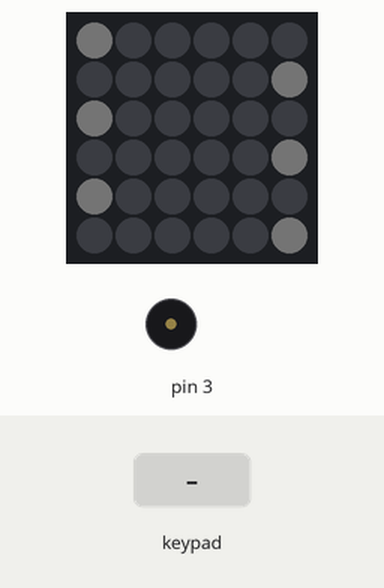
Simulated run of this sketch. Board: Arduino Uno, built with avr-gcc and run on an emulated ATmega328P. On the bench: 6×6 RGB LED matrix (first LED top left, wired row by row), buzzer (waves = sounding). Inputs (shaded band) come from the test bench. Dim RGB values are drawn brighter than linear.

Above: at 0.1 s.
1.3 s: keypad keys 1 3 9 7 D pressed 0.4 s apart
At 3.95 s:
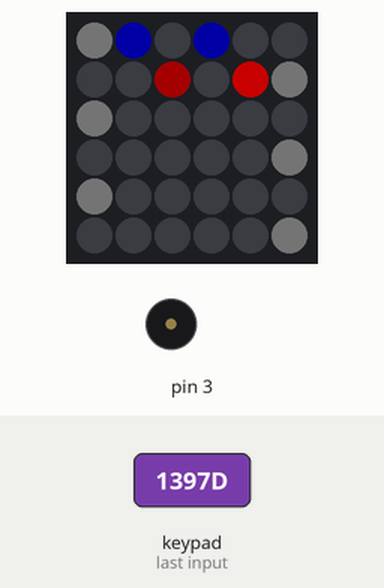
4.8 s: key 'I' pressed
At 5.4 s:
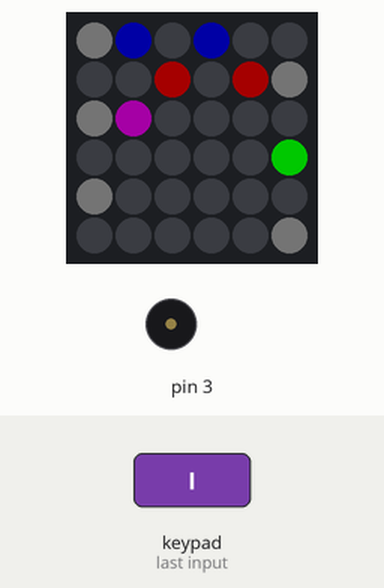
7.2 s: key 'J' pressed
At 7.35 s:
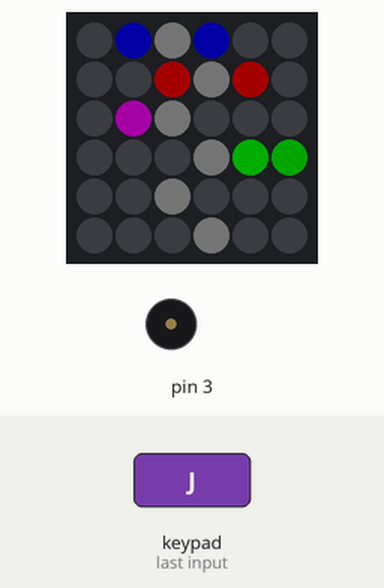
10.2 s: keypad keys 1 3 9 7 A pressed 0.4 s apart
At 11.26 s:
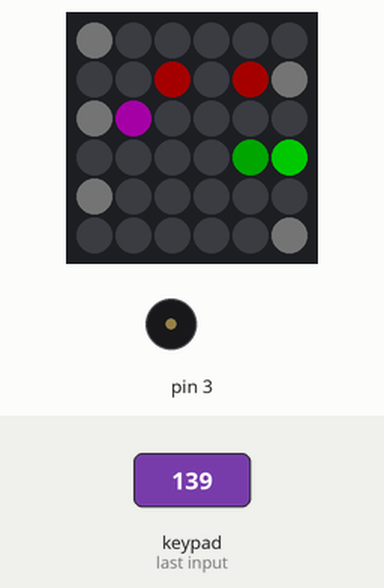
13.7 s: key 'D' pressed
At 13.96 s:
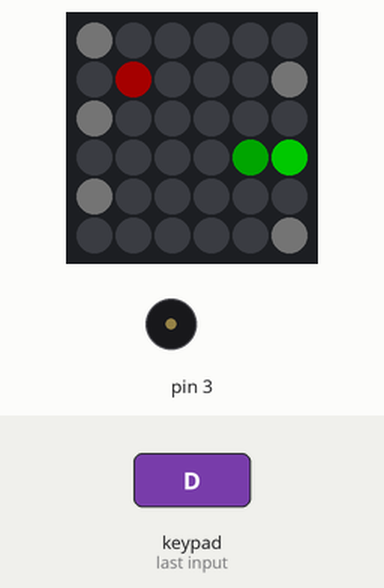
15.9 s: keypad keys 1 2 3 4 A pressed 0.4 s apart
At 16.38 s:
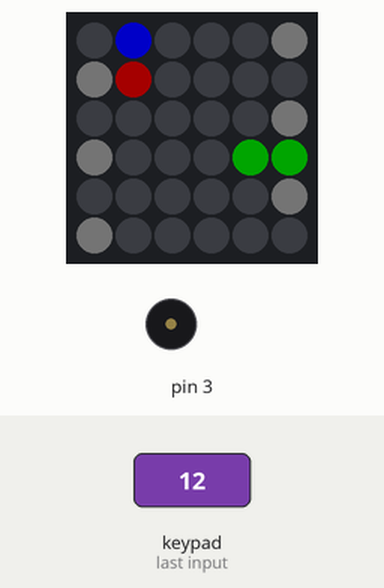
Timing chart, 0 to 20.4 s (numbered marks = the images above; inputs shaded):
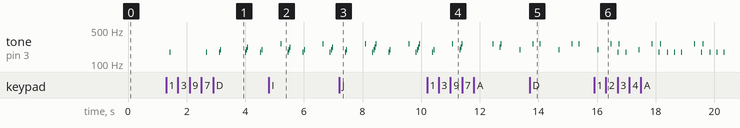

Measured:
- after the input at 1.3 s, tone on pin 3: plays 175 Hz for 0.03 s, 175 Hz for 0.03 s, 175 Hz for 0.03 s, 196 Hz for 0.03 s, 175 Hz for 0.03 s, 196 Hz for 0.03 s … (9 notes in this stretch), starting after 0.12 s; the LEDs: first change after 0.16 s (image 1 shows a later state)
- after the input at 4.8 s, the LEDs: first differ from a run without the input after 0.20 s (image 2 shows a later state)
- after the input at 13.7 s, the LEDs: change after 0.15 s (image 5)
- after the input at 15.9 s, the LEDs: first change after 0.16 s (image 6 shows a later state)

The sketch:

Magnetic_ToneMatrix.ino
```cpp
#define FASTLED_INTERRUPT_RETRY_COUNT 0
#include <FastLED.h>
#include <Keypad.h>
#include "pitches.h"  //https://www.arduino.cc/en/Tutorial/toneMelody

#define DATA_PIN    13
#define LED_TYPE    WS2811
#define COLOR_ORDER GRB
#define NUM_LEDS    36
CRGB leds[NUM_LEDS];
byte BOARD_LEDS[] = {0, 1, 2, 3, 4, 5, 11, 10, 9, 8, 7, 6, 12, 13, 14, 15, 16, 17,
		23, 22, 21, 20, 19, 18, 24, 25, 26, 27, 28, 29, 35, 34, 33, 32, 31, 30};
#define BRIGHTNESS	100

const byte ROWS = 6; //six rows
const byte COLS = 6; //six columns

//define the symbols on the buttons of the keypads
char keys[ROWS][COLS] = {
		{'0','1','2','3','4','5'},
		{'6','7','8','9','A','B'},
		{'C','D','E','F','G','H'},
		{'I','J','K','L','M','N'},
		{'O','P','Q','R','S','T'},
		{'U','V','W','X','Y','Z'},
};

byte rowPins[ROWS] = {A0, A1, 2, 4, 5, 6}; //connect to the row pinouts of the keypad
byte colPins[COLS] = {7, 8, 9, 10, 11, 12}; //connect to the column pinouts of the keypad
Keypad kpd = Keypad( makeKeymap(keys), rowPins, colPins, ROWS, COLS );
//the column that is verified for notes to be played
byte LED_column_index = 0;
//list of colors for notes ie  F3 will be blue, G3 will be red etc
CRGB LED_color[] = {CRGB::Blue, CRGB::Red, CRGB::Magenta, CRGB::Green, CRGB::Aqua, CRGB::Yellow};
//notes defined in pitches.h
int pentatonic_scale[] = {NOTE_F3, NOTE_G3, NOTE_A3, NOTE_C4, NOTE_D4, NOTE_F4}; // F Major
//int pentatonic_scale[] = {NOTE_C3, NOTE_D3, NOTE_E3, NOTE_G3, NOTE_A3, NOTE_C4}; // C Major
//list of saved notes
int LED_sound_list[36] = {0};

void setup() {
	Serial.begin(9600);
	// tell FastLED about the LED strip configuration
	FastLED.addLeds<LED_TYPE,DATA_PIN,COLOR_ORDER>(leds, NUM_LEDS).setCorrection(TypicalLEDStrip);
	// set master brightness control
	FastLED.setBrightness(BRIGHTNESS);
	fill_solid( leds, NUM_LEDS, CRGB(0,0,0)); // black all at start
}

void loop() {
	// Fills kpd.key[ ] array with up-to 10 active keys.
	// Returns true if there are ANY active keys.
	if (kpd.getKeys())
	{
		for (int i=0; i<LIST_MAX; i++)   // Scan the whole key list.
		{
			if ( kpd.key[i].stateChanged )   // Only find keys that have changed state.
			{
				if (kpd.key[i].kstate == PRESSED) {
//					Serial.print("Key ");
//					Serial.print(kpd.key[i].kchar);
//					Serial.print(" - ");
//					Serial.println(kpd.key[i].kcode);
					if (LED_sound_list[kpd.key[i].kcode] == 0) { //if the LED is not lit
						leds[BOARD_LEDS[kpd.key[i].kcode]] = LED_color[int(kpd.key[i].kcode/6)]; //make it display the color from note color list
						LED_sound_list[kpd.key[i].kcode] = 1; //then save the new state
					}
					else {
						leds[BOARD_LEDS[kpd.key[i].kcode]] = CRGB::Black; //else if LED was previously lit make it black
						LED_sound_list[kpd.key[i].kcode] = 0; //save this state
					}
				}
			}
		}
	}

	for (int i = 0; i < 6; i++) { //for each note in the column
		if (LED_sound_list[i*6 + LED_column_index] == 0) { //if LED from column not lit
		leds[BOARD_LEDS[i*6 + LED_column_index]] = CRGB(4, 4, 4); //make it grey, to show the actual columns from where the notes are played
		}
		else {
		leds[BOARD_LEDS[i*6 + LED_column_index]].maximizeBrightness(255);//make the LED brighter
		//Serial.print("Note frequency: ");
		//Serial.println(pentatonic_scale[i]);
		tone(3, pentatonic_scale[i], 30);//play the note on pin3, frequency from scale, 30ms duration
		delay(39); //delay
		noTone(3); //stop the sound - play with these 3 durations for a good arpeggio effect
		}
	}
	FastLED.delay(200);
	for (int i = 0; i < 6; i++) {
			if ((LED_sound_list[i*6 + LED_column_index] == 0)) { // if LED from column not lit
			leds[BOARD_LEDS[i*6 + LED_column_index]] = CRGB::Black; //make it black because column index will advance
			}
			else {
			leds[BOARD_LEDS[i*6 + LED_column_index]].maximizeBrightness(BRIGHTNESS);//make LED default brightness
			}
		}
	LED_column_index++; //advance the column index
	if (LED_column_index == 6) {LED_column_index = 0;}// if index at the 6th column make it zero again
	FastLED.show();
}  // End loop
```
